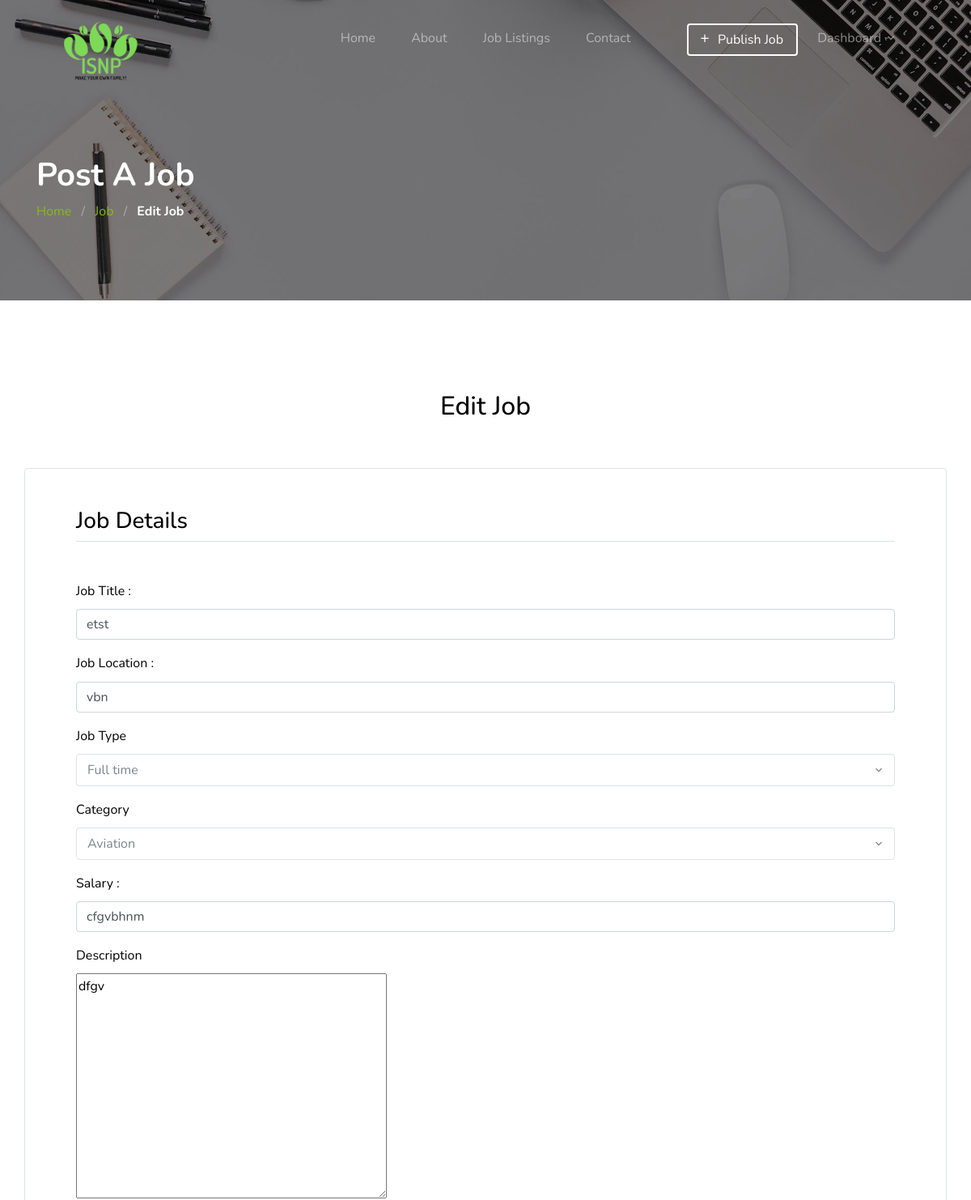
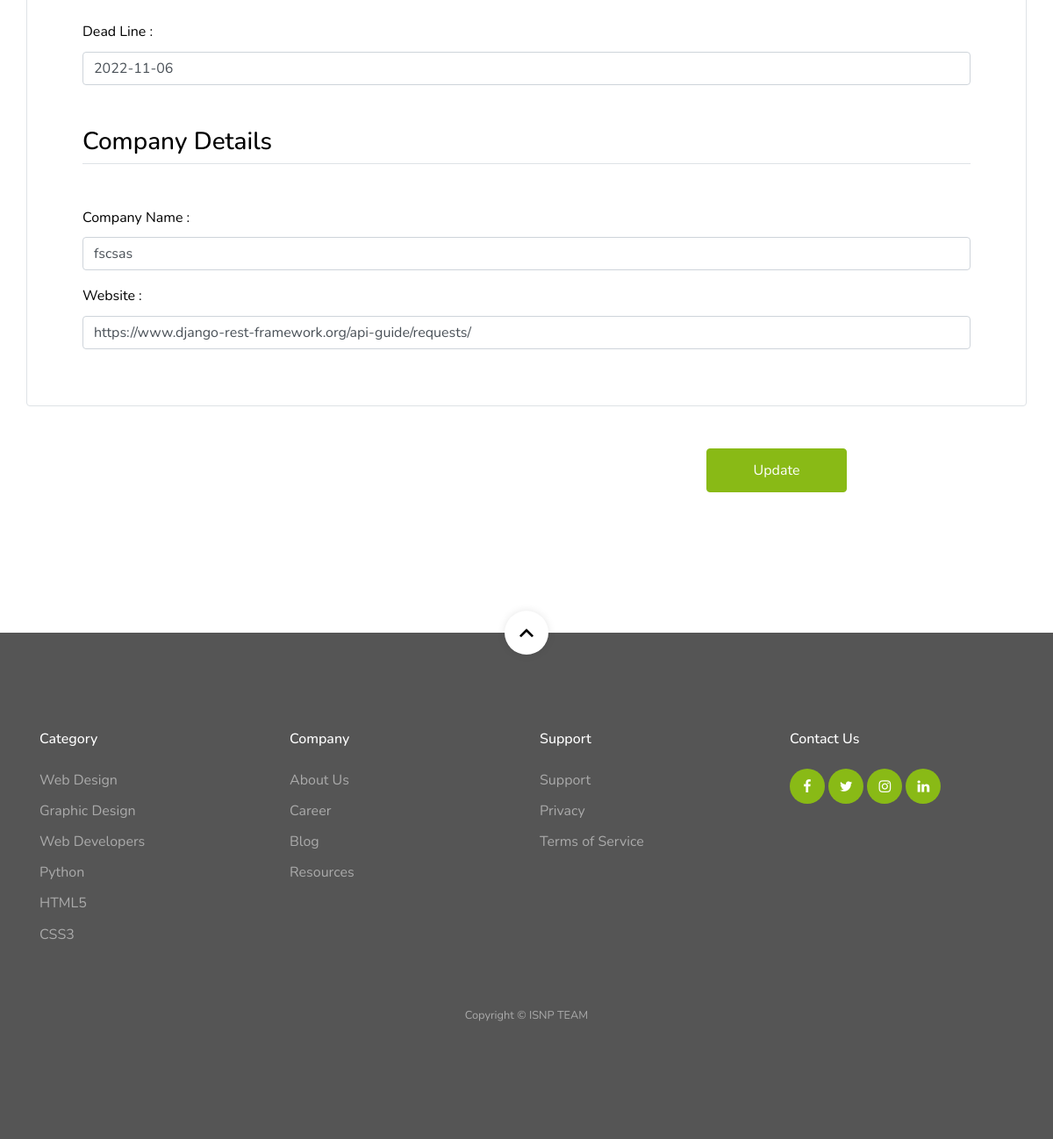
Screenshot of /dashboard/employer/job/edit/21 (signed in) with the database file from the repository (2 pictures, top to bottom).
### jobapp/models.py (models this page shows, shortened)
class Job(models.Model):
    user = models.ForeignKey(User, related_name='User', on_delete=models.CASCADE)
    title = models.CharField(max_length=300)
    description = RichTextField()
    location = models.CharField(max_length=300)
    job_type = models.CharField(choices=JOB_TYPE, max_length=1)
    category = models.ForeignKey(Category,related_name='Category', on_delete=models.CASCADE)
    salary = models.CharField(max_length=30, blank=True)
    company_name = models.CharField(max_length=300)
    url = models.URLField(max_length=200)
    last_date = models.DateField()
    is_published = models.BooleanField(default=False)
    is_closed = models.BooleanField(default=False)
    timestamp = models.DateTimeField(auto_now=True)
    class Meta:
        ordering = ['-timestamp']

### jobapp/permission.py (the view)
    def wrap(request, *args, **kwargs):
        if request.user.role == 'employer':
            return function(request, *args, **kwargs)
        else:
            raise PermissionDenied

### jobapp/permission.py (called while the page is built)
def user_is_employer(function):
    def wrap(request, *args, **kwargs):
        if request.user.role == 'employer':
            return function(request, *args, **kwargs)
        else:
            raise PermissionDenied
    return wrap

### jobapp/views.py (called while the page is built, shortened)
@login_required(login_url=reverse_lazy('account:login'))
@user_is_employer
def job_edit_view(request, id=id):
    job = get_object_or_404(Job, id=id, user=request.user.id)
    categories = Category.objects.all()
    form = JobEditForm(request.POST or None, instance=job)
    context = {
        'form': form,
        'categories': categories
    }
    return render(request, 'jobapp/job-edit.html', context)

### template/jobapp/job-edit.html (shortened to what this page needs)
{% extends 'base.html' %}
{% load static %}
  {% block content %}
    <section class="section-hero overlay inner-page bg-image" style="background-image: url({% static 'images/hero_1.jpg' %});" id="home-section">
      <div class="container">
        <div class="row">
          <div class="col-md-7">
            <h1 class="text-white font-weight-bold">Post A Job</h1>
            <div class="custom-breadcrumbs">
              <a href="#">Home</a> <span class="mx-2 slash">/</span>
              <a href="#">Job</a> <span class="mx-2 slash">/</span>
              <span class="text-white"><strong>Edit Job</strong></span>
            </div>
          </div>
        </div>
      </div>
    </section>
    <section class="site-section">
      <div class="container">
        <div class="row align-items-center mb-5">
          <div class="col-lg-12 mb-4 mb-lg-0">
              <div class="text-center">
                <h2>Edit Job</h2>
              </div>
          </div>
        </div>
        <form  method="POST" enctype="multipart/form-data">
        <div class="row mb-5 p-4 p-md-5 border rounded">
          <div class="col-lg-12">
              <h3 class="text-black mb-5 border-bottom pb-2">Job Details</h3>
                {% for field in form %}
                    {% if field.name == 'job_type'  %}
                        <div class="form-group">
                        <label for="job-type">Job Type</label>
                        </div>
                    {% elif field.name == 'category' %}
                        <div class="form-group">
                        <label for="job-type">Category</label>
                        </div>
                        {% elif field.name == 'last_date' %}
                        <div class="form-group">
                          <label class="text-black" for="id_{{ field.name }}">{{ field.label }}</label>
                          <input type="{{ field.field.widget.input_type }}"
                                 class="form-control appointment_date"
                                 name="{{ field.name }}"
                                 id="id_{{ field.name }}"
                                 value="{{ field.value|date:"Y-d-m" }}"
                                 placeholder="{{ field.field.widget.attrs.placeholder }}">
                      </div>
                        {% elif field.name == 'description' %}
                              <div class="form-group">
                                <label for="job-type">Description</label>
                                 <div class="">
                                  {{ form.description }}
                              </div>
                              </div>
                        {% else %}
                          {% if field.name == 'company_name'%}
                              <h3 class="text-black mt-5 mb-5 border-bottom pb-2">Company Details</h3>
                          {% endif%}
                        <div class="form-group">
                            <label class="text-black" for="id_{{ field.name }}">{{ field.label }}</label>
                            <input type="{{ field.field.widget.input_type }}"
                                   class="form-control"
                                   name="{{ field.name }}"
                                   id="id_{{ field.name }}"
                                   value="{{ field.value }}"
                                   placeholder="{{ field.field.widget.attrs.placeholder }}">
                        </div>
                    {% endif %}
                {% endfor %}
          </div>
        </div>
        <div class="row align-items-center mb-5">
          <div class="col-lg-4 ml-auto">
            <div class="row">
              <div class="col-6">
                <input class="btn btn-block btn-primary btn-md" type="submit" value="Update" >
              </div>
            </div>
          </div>
            </form>
        </div>
      </div>
{% endblock %}

### static/css/style.css (style rules this page uses)
body { font-weight: 400; font-size: 1rem; line-height: 1.7; position: relative; }
body:after { content: ""; position: absolute; top: 0; left: 0; right: 0; bottom: 0; background: rgba(0, 0, 0, 0.7); z-index: 100; opacity: 0; visibility: hidden; -webkit-transition: .3s all ease; -o-transition: .3s all ease; transition: .3s all ease; }
h1, h2, h3, h4 { color: #000; }
.site-section { padding-top: 7rem; padding-bottom: 7rem; position: relative; z-index: 2; }
.text-black { color: #000 !important; }
.bg-image { background-size: cover; background-position: center center; background-repeat: no-repeat; }
.form-group label { color: #000; }
.custom-breadcrumbs a { color: #89ba16; }
.custom-breadcrumbs .slash { color: rgba(255, 255, 255, 0.4); }
.section-hero, .section-hero > .container > .row { height: 100vh; min-height: 900px; }
.section-hero.inner-page, .section-hero.inner-page > .container > .row { height: auto; min-height: auto; padding-top: 6em; padding-bottom: 3em; }
.section-hero.overlay, .section-hero.overlay-2 { position: relative; }
.section-hero.overlay:before, .section-hero.overlay-2:before { z-index: 1; position: absolute; content: ""; top: 0; left: 0; right: 0; bottom: 0; background: rgba(0, 0, 0, 0.5); }
.section-hero > .container { z-index: 2; position: relative; }
.btn:after, .btn:before { display: none; }
.btn.btn-primary { color: #fff; }
.btn-md { padding: 12px 20px; }

### rows the page displays
Job: title "etst" "vbn" "cfgvbhnm" "fscsas" "https://www.django-rest-framework.org/api-guide/requests/", description "dfgv", last_date "2022-11-06"

### other values shown
{{ field.label }} "Job Title :" "Job Location :" "Salary :" "Company Name :" "Website :"
{{ field.label }} "Dead Line :"
